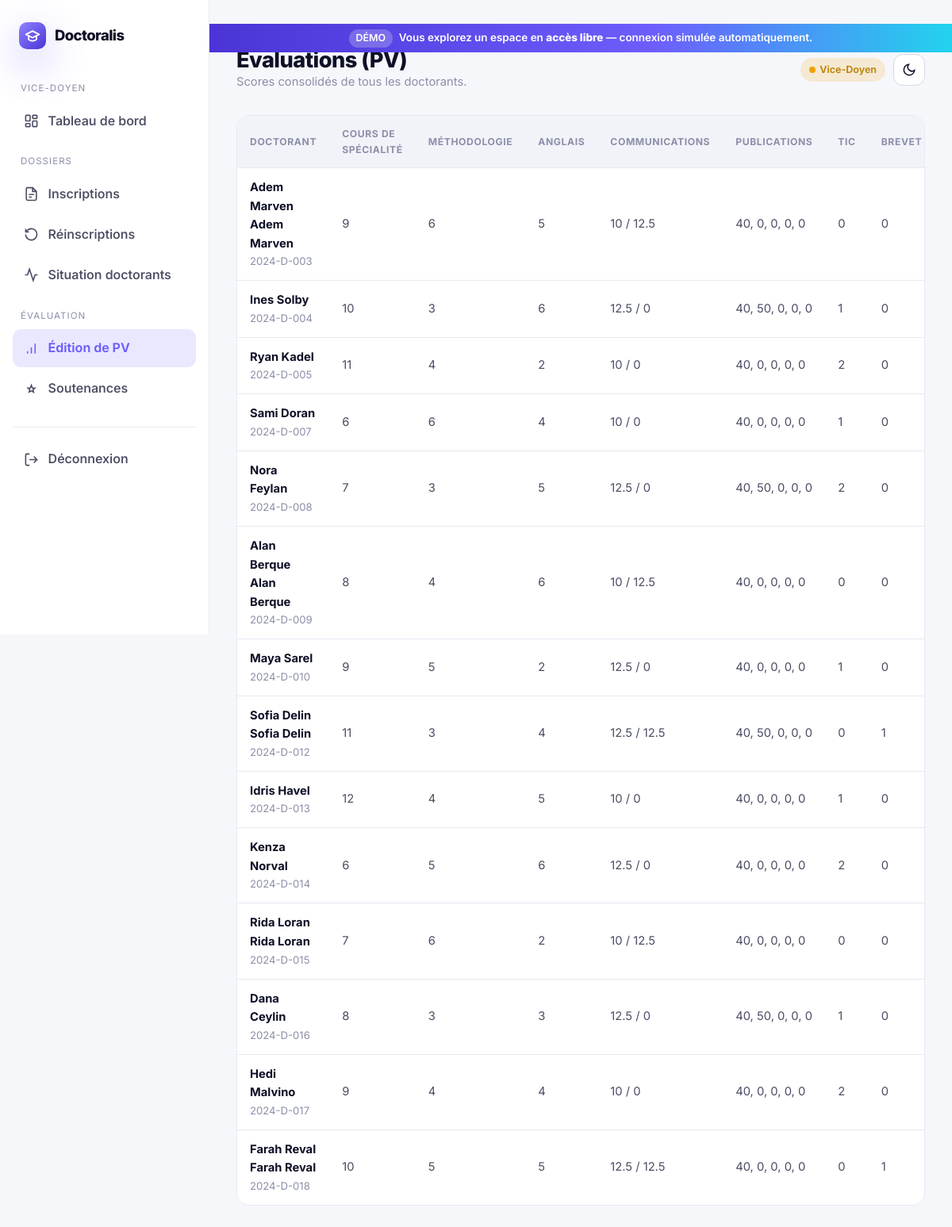
Page /doyen/editionPVdoyen/ on the committed database.
### pages/models.py (models this page shows, shortened)
class inscription(models.Model):
    doctorant = models.ForeignKey(Doctorant, on_delete=models.CASCADE, related_name='inscription' ,null=True)
    numero_inscription = models.CharField(max_length=50, null=True)
    nom = models.CharField(max_length=100, null=True)
    prenom = models.CharField(max_length=100, null=True)
    titre_sujet = models.CharField(max_length=200, null=True)
    date_premier_inscription = models.CharField(max_length=50, null=True)
    nom_encadreur = models.CharField(max_length=100, null=True)
    nom_co_encadreur = models.CharField(max_length=100, null=True)
    mail_public = models.CharField(max_length=100, null=True)
    mail_institutionnel = models.CharField(max_length=100, null=True)
    fichier_inscription = models.FileField(upload_to='ficher_inscription/%Y', default=None, null=True)

class reinscription(models.Model):
    doctorant = models.ForeignKey(Doctorant, on_delete=models.CASCADE, related_name='reinscription' ,null=True)
    numero_inscription = models.CharField(max_length=50, null=True)
    nom = models.CharField(max_length=100, null=True)
    prenom = models.CharField(max_length=100, null=True)
    titre_sujet = models.CharField(max_length=200, null=True)
    nouveau_titre_sujet = models.CharField(max_length=200, null=True)
    date_premier_inscription = models.CharField(max_length=50, null=True)
    nom_encadreur = models.CharField(max_length=100, null=True)
    nom_co_encadreur = models.CharField(max_length=100, null=True)
    nouveau_nom_encadreur = models.CharField(max_length=100, null=True)
    nouveau_nom_co_encadreur = models.CharField(max_length=100, null=True)
    mail_public = models.CharField(max_length=100, null=True)
    mail_institutionnel = models.CharField(max_length=100, null=True)
    fichier_inscription = models.FileField(upload_to='ficher_inscription/%Y', default=None, null=True)
    pv_csd = models.FileField(upload_to='ficher_inscription/%Y', default=None, null=True)

class edition_pv(models.Model):
    doctorant = models.ForeignKey(Doctorant, on_delete=models.CASCADE, related_name='edition' ,null=True)
    cours_de_spécialité = models.CharField(max_length=50, null=True)
    methodologie = models.CharField(max_length=50, null=True)
    compétences_anglais = models.CharField(max_length=50, null=True)
    communications1 = models.CharField(max_length=50, null=True)
    communications2 = models.CharField(max_length=50, null=True)
    publication1 = models.CharField(max_length=50, null=True)
    publication2 = models.CharField(max_length=50, null=True)
    publication3 = models.CharField(max_length=50, null=True)
    publication4 = models.CharField(max_length=50, null=True)
    publication5 = models.CharField(max_length=50, null=True)
    tic = models.CharField(max_length=50, null=True)
    brevet = models.CharField(max_length=50, null=True)
    total = models.CharField(max_length=50, null=True)

class Doctorant(models.Model):
    user = models.OneToOneField(User, on_delete=models.CASCADE)
    fichier_inscription = models.FileField(upload_to='ficher_inscription/%Y', default=None, null=True)
    validation = models.BooleanField(default=False)
    annee = models.CharField(max_length=100)
    encadreur = models.ForeignKey(Encadreur, on_delete=models.CASCADE, related_name='doctorants' ,null=True)

### doyen/views.py (the view)
# urls.py: path('editionPVdoyen/',views.editionPVdoyen,name='editionPVdoyen'),
def editionPVdoyen(request):
    doctorants = Doctorant.objects.prefetch_related('inscription', 'reinscription', 'edition').all()
    editions=edition_pv.objects.all()
    return render(request, 'doyen/editionPVDoyen.html', {'doctorants': doctorants, 'editions': editions})

### postgraduation/context_processors.py (called while the page is built)
def demo_mode(request):
    return {'DEMO_MODE': getattr(settings, 'DEMO_MODE', False)}

### postgraduation/demo.py (called while the page is built)
    def __call__(self, request):
        return self.get_response(request)

    def process_view(self, request, view_func, view_args, view_kwargs):
        if not getattr(settings, 'DEMO_MODE', False):
            return None
        match = getattr(request, 'resolver_match', None)
        if match is None:
            return None
        name = match.url_name
        if request.method == 'GET' and name in LOGIN_REDIRECTS:
            return redirect(LOGIN_REDIRECTS[name])
        desired = None
        if name in DOCTORANT_URL_NAMES:
            desired = _demo_doctorant_user()
        elif name in ENCADREUR_URL_NAMES:
            desired = _demo_encadreur_user()
        if desired is None:
            return None
        current = getattr(request, 'user', None)
        if current is None or not current.is_authenticated or current.pk != desired.pk:
            login(request, desired, backend=_DEMO_BACKEND)
        return None

### templates/doyen/editionPVDoyen.html (shortened to what this page needs)
{% extends 'base_doyen.html' %}
{% block page_title %}Évaluations (PV){% endblock %}
{% block page_sub %}Scores consolidés de tous les doctorants.{% endblock %}
{% block content %}
<div class="table-wrap">
  <table class="data">
    <thead>
      <tr>
        <th>Doctorant</th><th>Cours de spécialité</th><th>Méthodologie</th><th>Anglais</th>
        <th>Communications</th><th>Publications</th><th>TIC</th><th>Brevet</th><th>Total</th>
      </tr>
    </thead>
    <tbody>
      {% for edition in editions %}
      <tr>
        <td>
          <b>
          {% for inscription in edition.doctorant.inscription.all %}{{ inscription.prenom }} {{ inscription.nom }}{% endfor %}
          {% for reinscription in edition.doctorant.reinscription.all %}{{ reinscription.prenom }} {{ reinscription.nom }}{% endfor %}
          </b>
          <div style="color:var(--muted);font-size:.82rem">{{ edition.doctorant.user.username }}</div>
        </td>
        <td>{{ edition.cours_de_spécialité|default:"—" }}</td>
        <td>{{ edition.methodologie|default:"—" }}</td>
        <td>{{ edition.compétences_anglais|default:"—" }}</td>
        <td>{{ edition.communications1|default:"0" }} / {{ edition.communications2|default:"0" }}</td>
        <td>{{ edition.publication1|default:"0" }}, {{ edition.publication2|default:"0" }}, {{ edition.publication3|default:"0" }}, {{ edition.publication4|default:"0" }}, {{ edition.publication5|default:"0" }}</td>
        <td>{{ edition.tic|default:"—" }}</td>
        <td>{{ edition.brevet|default:"—" }}</td>
      </tr>
      {% empty %}
      <tr><td colspan="9" style="text-align:center;color:var(--muted);padding:28px">Aucune évaluation.</td></tr>
      {% endfor %}
    </tbody>
  </table>
</div>
{% endblock %}

### static/css/doctoralis.css (style rules this page uses)
:root { --brand-500: #6d5efc; --brand-600: #5b46f0; --brand-700: #4a34d6; --brand-400: #8f83ff; --brand-glow: rgba(109, 94, 252, .45); --accent-teal: #22d3ee; --series-1: #2a78d6; --series-2: #1baf7a; --series-3: #eda100; --series-4: #4a3aa7; --series-5: #e34948; --good: #0ca30c; --warning: #eda100; --critical: #d03b3b; --bg: #f6f7fb; --surface: #ffffff; --surface-2: #f2f3f9; --elevated: #ffffff; --ink: #0d1026; --ink-2: #4a4d63; --muted: #8b8fa8; --line: #e7e9f2; --line-strong: #d5d8e6; --radius: 16px; --radius-sm: 11px; --radius-lg: 26px; --shadow-sm: 0 1px 2px rgba(16, 18, 40, .06), 0 1px 3px rgba(16, 18, 40, .04); --shadow-md: 0 6px 20px rgba(16, 18, 40, .08), 0 2px 6px rgba(16, 18, 40, .04); --shadow-lg: 0 24px 60px rgba(16, 18, 40, .14), 0 8px 24px rgba(16, 18, 40, .08); --shadow-glow: 0 18px 50px var(--brand-glow); --font: "Inter", "Segoe UI", system-ui, -apple-system, sans-serif; --maxw: 1180px; }
* { box-sizing: border-box; }
html { scroll-behavior: smooth; }
body { margin: 0; font-family: var(--font); background: var(--bg); color: var(--ink); line-height: 1.6; -webkit-font-smoothing: antialiased; text-rendering: optimizeLegibility; transition: background .4s ease, color .4s ease; }
.table-wrap { overflow-x: auto; border: 1px solid var(--line); border-radius: var(--radius); background: var(--surface); }
table.data { width: 100%; border-collapse: collapse; font-size: .92rem; }
table.data th { text-align: left; padding: 13px 16px; font-size: .76rem; text-transform: uppercase; letter-spacing: .05em; color: var(--muted); border-bottom: 1px solid var(--line); background: var(--surface-2); position: sticky; top: 0; }
table.data td { padding: 13px 16px; border-bottom: 1px solid var(--line); color: var(--ink-2); }
table.data tr:last-child td { border-bottom: 0; }
table.data td b, table.data td strong { color: var(--ink); }

### rows in the picture
edition_pv: doctorant.user.username "2024-D-003", cours_de_spécialité "9", methodologie "6", compétences_anglais "5", communications1 "10", communications2 "12.5", publication1 "40", publication2 "0", publication3 "0", publication4 "0", publication5 "0", tic "0", brevet "0"
inscription: prenom "Adem", nom "Marven"
reinscription: prenom "Adem", nom "Marven"
edition_pv: doctorant.user.username "2024-D-004", cours_de_spécialité "10", methodologie "3", compétences_anglais "6", communications1 "12.5", communications2 "0", publication1 "40", publication2 "50", publication3 "0", publication4 "0", publication5 "0", tic "1", brevet "0"
reinscription: prenom "Ines", nom "Solby"
edition_pv: doctorant.user.username "2024-D-005", cours_de_spécialité "11", methodologie "4", compétences_anglais "2", communications1 "10", communications2 "0", publication1 "40", publication2 "0", publication3 "0", publication4 "0", publication5 "0", tic "2", brevet "0"
reinscription: prenom "Ryan", nom "Kadel"
edition_pv: doctorant.user.username "2024-D-007", cours_de_spécialité "6", methodologie "6", compétences_anglais "4", communications1 "10", communications2 "0", publication1 "40", publication2 "0", publication3 "0", publication4 "0", publication5 "0", tic "1", brevet "0"
reinscription: prenom "Sami", nom "Doran"
edition_pv: doctorant.user.username "2024-D-008", cours_de_spécialité "7", methodologie "3", compétences_anglais "5", communications1 "12.5", communications2 "0", publication1 "40", publication2 "50", publication3 "0", publication4 "0", publication5 "0", tic "2", brevet "0"
reinscription: prenom "Nora", nom "Feylan"
edition_pv: doctorant.user.username "2024-D-009", cours_de_spécialité "8", methodologie "4", compétences_anglais "6", communications1 "10", communications2 "12.5", publication1 "40", publication2 "0", publication3 "0", publication4 "0", publication5 "0", tic "0", brevet "0"
inscription: prenom "Alan", nom "Berque"
reinscription: prenom "Alan", nom "Berque"
edition_pv: doctorant.user.username "2024-D-010", cours_de_spécialité "9", methodologie "5", compétences_anglais "2", communications1 "12.5", communications2 "0", publication1 "40", publication2 "0", publication3 "0", publication4 "0", publication5 "0", tic "1", brevet "0"
reinscription: prenom "Maya", nom "Sarel"
edition_pv: doctorant.user.username "2024-D-012", cours_de_spécialité "11", methodologie "3", compétences_anglais "4", communications1 "12.5", communications2 "12.5", publication1 "40", publication2 "50", publication3 "0", publication4 "0", publication5 "0", tic "0", brevet "1"
inscription: prenom "Sofia", nom "Delin"
reinscription: prenom "Sofia", nom "Delin"
edition_pv: doctorant.user.username "2024-D-013", cours_de_spécialité "12", methodologie "4", compétences_anglais "5", communications1 "10", communications2 "0", publication1 "40", publication2 "0", publication3 "0", publication4 "0", publication5 "0", tic "1", brevet "0"
reinscription: prenom "Idris", nom "Havel"
edition_pv: doctorant.user.username "2024-D-014", cours_de_spécialité "6", methodologie "5", compétences_anglais "6", communications1 "12.5", communications2 "0", publication1 "40", publication2 "0", publication3 "0", publication4 "0", publication5 "0", tic "2", brevet "0"
reinscription: prenom "Kenza", nom "Norval"
edition_pv: doctorant.user.username "2024-D-015", cours_de_spécialité "7", methodologie "6", compétences_anglais "2", communications1 "10", communications2 "12.5", publication1 "40", publication2 "0", publication3 "0", publication4 "0", publication5 "0", tic "0", brevet "0"
inscription: prenom "Rida", nom "Loran"
reinscription: prenom "Rida", nom "Loran"
edition_pv: doctorant.user.username "2024-D-016", cours_de_spécialité "8", methodologie "3", compétences_anglais "3", communications1 "12.5", communications2 "0", publication1 "40", publication2 "50", publication3 "0", publication4 "0", publication5 "0", tic "1", brevet "0"
reinscription: prenom "Dana", nom "Ceylin"
edition_pv: doctorant.user.username "2024-D-017", cours_de_spécialité "9", methodologie "4", compétences_anglais "4", communications1 "10", communications2 "0", publication1 "40", publication2 "0", publication3 "0", publication4 "0", publication5 "0", tic "2", brevet "0"
reinscription: prenom "Hedi", nom "Malvino"
edition_pv: doctorant.user.username "2024-D-018", cours_de_spécialité "10", methodologie "5", compétences_anglais "5", communications1 "12.5", communications2 "12.5", publication1 "40", publication2 "0", publication3 "0", publication4 "0", publication5 "0", tic "0", brevet "1"
inscription: prenom "Farah", nom "Reval"
reinscription: prenom "Farah", nom "Reval"
